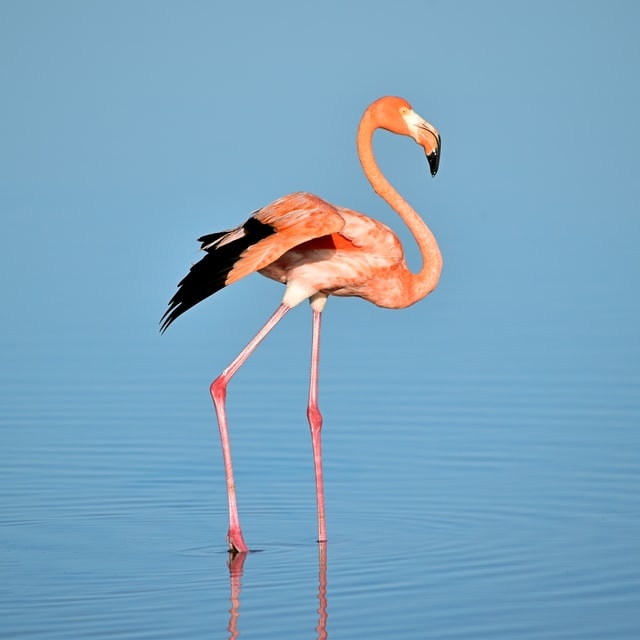
#> input picture 8_transformation/images/flemingo.jpg, 640 x 640 px
$ jupyter execute 4_flipping.ipynb
#> lines starting #> are read from the running program, lines starting #| are printed output that depends on the picture
[cell 1]
import numpy as np
import cv2

[cell 2]
img = cv2.imread("./images/flemingo.jpg")
#> img is the input picture: shape (640, 640, 3); mean B, G, R 191.3, 164.6, 123.7
def display(win, image):
    cv2.imshow(win, image)
    cv2.waitKey(0)
    cv2.destroyAllWindows()

[cell 3]
flip_img = cv2.flip(img, 0)
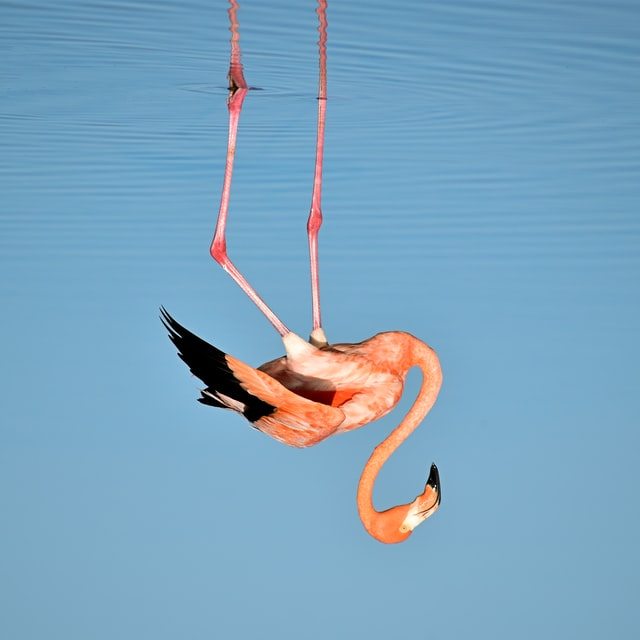
#> flip_img: shape (640, 640, 3); mean B, G, R 191.3, 164.6, 123.7

[cell 4]
display("image", flip_img)
